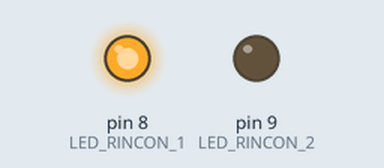
This sketch was run on a simulated Arduino Uno, built with avr-gcc and run on an emulated ATmega328P. On the bench: output pins drawn as LEDs (lit = HIGH).

Above: at 1.0 s.
At 3.5 s:
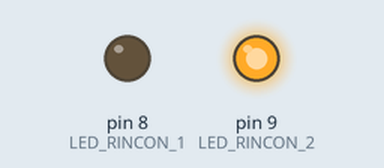
At 4.5 s:
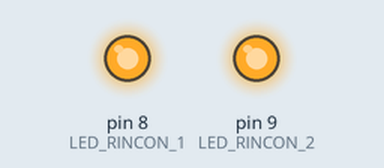
Timing chart, 0 to 5.2 s (numbered marks = the images above):
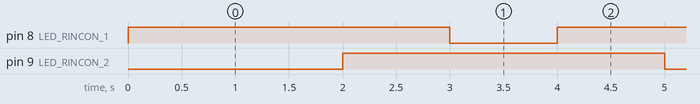

Measured:
- by itself, pin 8 (LED_RINCON_1), pin 9 (LED_RINCON_2): alternates HIGH for 3.0 s and LOW for 1.0 s
- by itself, everything shown: repeats every 4.0 s, in 4 steps

The sketch:

dc_moter1.ino
```cpp
int LED_RINCON_1=8;             //dc moter terminal one is connected to pin 8
int LED_RINCON_2=9;             //dc moter terminal two is connected to pin p

void setup()
{
  pinMode(LED_RINCON_1, OUTPUT);
  pinMode(LED_RINCON_2, OUTPUT);

}

void loop()
{
  digitalWrite(LED_RINCON_1, HIGH);
  delay(1000);
  digitalWrite(LED_RINCON_2,LOW);
  delay(1000);
  digitalWrite(LED_RINCON_2,HIGH);
  delay(1000); // Wait for 1000 millisecond(s)
  digitalWrite(LED_RINCON_1,LOW);
  delay(1000); // Wait for 1000 millisecond(s)
}
```
